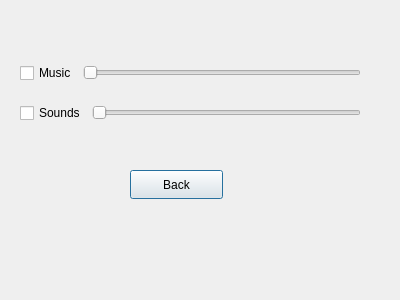
<?xml version="1.0" encoding="UTF-8"?>
<ui version="4.0">
 <class>Settings</class>
 <widget class="QDialog" name="Settings">
  <property name="geometry">
   <rect>
    <x>0</x>
    <y>0</y>
    <width>400</width>
    <height>300</height>
   </rect>
  </property>
  <property name="windowTitle">
   <string>Dialog</string>
  </property>
  <widget class="QPushButton" name="Back">
   <property name="geometry">
    <rect>
     <x>130</x>
     <y>170</y>
     <width>93</width>
     <height>29</height>
    </rect>
   </property>
   <property name="text">
    <string>Back</string>
   </property>
  </widget>
  <widget class="QWidget" name="layoutWidget">
   <property name="geometry">
    <rect>
     <x>20</x>
     <y>60</y>
     <width>341</width>
     <height>26</height>
    </rect>
   </property>
   <layout class="QHBoxLayout" name="horizontalLayout">
    <item>
     <widget class="QCheckBox" name="MusicButton">
      <property name="text">
       <string>Music</string>
      </property>
     </widget>
    </item>
    <item>
     <widget class="QSlider" name="MusicGlider">
      <property name="maximum">
       <number>100</number>
      </property>
      <property name="orientation">
       <enum>Qt::Horizontal</enum>
      </property>
     </widget>
    </item>
   </layout>
  </widget>
  <widget class="QWidget" name="layoutWidget">
   <property name="geometry">
    <rect>
     <x>20</x>
     <y>100</y>
     <width>341</width>
     <height>26</height>
    </rect>
   </property>
   <layout class="QHBoxLayout" name="horizontalLayout_2">
    <item>
     <widget class="QCheckBox" name="SoundButton">
      <property name="text">
       <string>Sounds</string>
      </property>
     </widget>
    </item>
    <item>
     <widget class="QSlider" name="SoundGlider">
      <property name="orientation">
       <enum>Qt::Horizontal</enum>
      </property>
     </widget>
    </item>
   </layout>
  </widget>
 </widget>
 <resources/>
 <connections/>
</ui>
